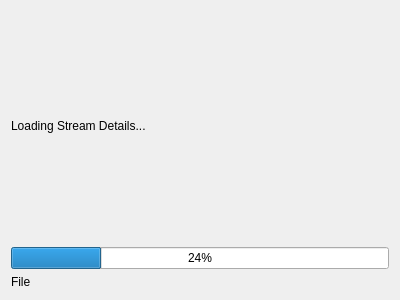
<?xml version="1.0" encoding="UTF-8"?>
<ui version="4.0">
 <class>LoadingStreamDetails</class>
 <widget class="QDialog" name="LoadingStreamDetails">
  <property name="windowModality">
   <enum>Qt::WindowModal</enum>
  </property>
  <property name="geometry">
   <rect>
    <x>0</x>
    <y>0</y>
    <width>400</width>
    <height>300</height>
   </rect>
  </property>
  <property name="minimumSize">
   <size>
    <width>300</width>
    <height>0</height>
   </size>
  </property>
  <property name="windowTitle">
   <string>Loading Stream Details</string>
  </property>
  <property name="modal">
   <bool>true</bool>
  </property>
  <layout class="QVBoxLayout" name="verticalLayout" stretch="1,0,0">
   <item>
    <widget class="QLabel" name="label">
     <property name="text">
      <string>Loading Stream Details...</string>
     </property>
    </widget>
   </item>
   <item>
    <widget class="QProgressBar" name="progressBar">
     <property name="value">
      <number>24</number>
     </property>
    </widget>
   </item>
   <item>
    <widget class="QLabel" name="currentFile">
     <property name="text">
      <string>File</string>
     </property>
    </widget>
   </item>
  </layout>
 </widget>
 <resources/>
 <connections/>
</ui>
